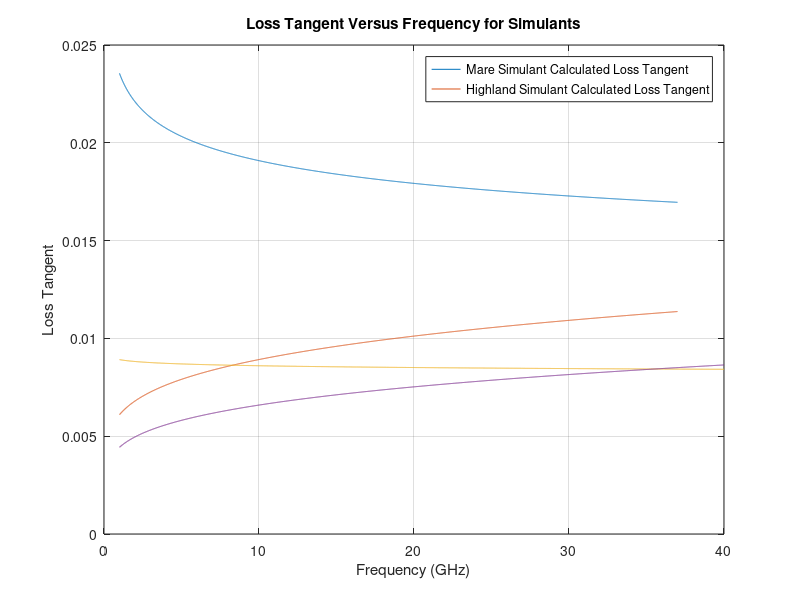

Write the MATLAB code that produced this figure.
clear all
close all
clc

% This script recreates Siegler et. al plots

a_mare = -2.541;         % Values from Siegler et. al.
b_mare = -0.0050;
c_mare = -0.952;
p_mare = 1.7;          % mare density in g/cm^3
S_mare = 7.97;         % TiO2  content percentage

a_highlands = -3.745;
b_highlands = 0.0663;
p_highlands = 1.7;      % highlands density in g/cm^3

f = [1e9:10e6:37e9]./1e9;   %frequency is in units of GHz

tan_d_mare = 10.^(0.312*p_mare+a_mare+S_mare.*(f.^b_mare+c_mare));
tan_d_highlands = 10.^(0.312*p_highlands+a_highlands+f.^b_highlands);

plot(f, tan_d_mare)

hold on

plot(f, tan_d_highlands)

grid on
xlabel('Frequency (Hz)');
ylabel('Loss Tangent');
legend('Mare Loss Tangent','Highlands Loss Tangent');


%% Regolith simulant Values
clear all
close all
clc

a_mare = -2.65;         % Values from Siegler et. al. Table 3
b_mare = -0.0025;
c_mare = -0.958;
p_mare = 1.56;          % mare density in g/cm^3
S_mare = 2.7;         % TiO2  content percentage

a_highlands = -3.79;
b_highlands = 0.069;
p_highlands = 1.4;      % highlands density in g/cm^3

f = [1e9:10e6:40e9]./1e9;   %frequency is in units of GHz

x_mare = 0.312*p_mare+a_mare+S_mare.*(f.^b_mare+c_mare);
x_highlands = 0.312*p_highlands+a_highlands+f.^b_highlands;

tan_d_mare = 10.^(x_mare);
tan_d_highlands = 10.^(x_highlands);

plot(f, tan_d_mare);
hold on
plot(f, tan_d_highlands);
grid on
legend('Mare Simulant Calculated Loss Tangent','Highland Simulant Calculated Loss Tangent');
xlabel('Frequency (GHz)');
ylabel('Loss Tangent');
title('Loss Tangent Versus Frequency for Simulants');


